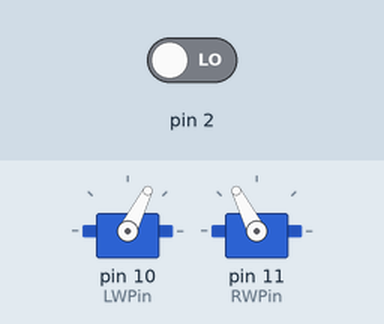
A sketch run on a simulated Arduino Uno, built with avr-gcc and run on an emulated ATmega328P. On the bench: 2 × servo. Inputs (shaded band) come from the test bench; at power-on: pin 2 LOW.

Above: at 1.2 s.
1.3 s: pin 2 driven HIGH
At 2.3 s:
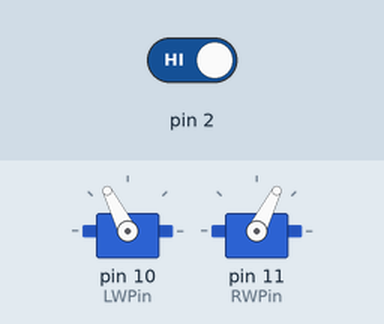
Timing chart, 0 to 5.5 s (numbered marks = the images above; inputs shaded):
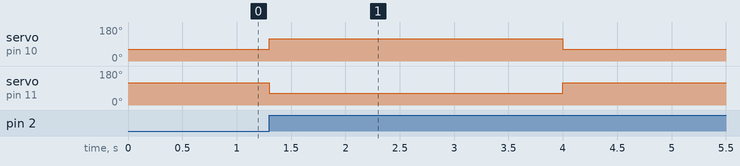

The sketch:

Bumper-Bot.ino
```cpp
// This code is based on a program called "Sweep"
// by BARRAGAN <http://barraganstudio.com>
// (which is an example placed in the public domain found under the example menu of the Arduino IDE)
// and we also utilize the Servo.h Library

//Creative commons license for my modifications
//
//I created additional functions created for handling continuous-rotation-servos as motors
//Forward, Backward, RotateLeft, RotateRight, Stop, and attachServo
//by gskielian  < http://www.kielian.net/Main >
// additional mods by @chessmanlo for addition of hardware interrupts


double ForwardSpeed = 30.0;
double RotateSpeed = 30.0;
double BackwardSpeed = 30.0;

#include <Servo.h>


Servo LeftWheel;  // create servo object to control a servo
Servo RightWheel;  // create servo object to control a servo

// Note: a maximum of eight servo objects can be created

int LWPin = 10; //set the pin number for your left servo-motors (just change the number if not pin 9)
int RWPin = 11; //right-wheel control pin


void setup()
{
  attachInterrupt(0,state1,RISING);
  LeftWheel.attach( LWPin );  //  Connects LeftWheel to the pin LWPin
  RightWheel.attach( RWPin );  // Connects another wheel to be controlled by the pin RWPin

}


void loop()
{
     Forward(4); // Full steam ahead!
  /*   Backward(4);
     RotateLeft(2);
     RotateRight(2);
     Stop(3);
     */
}

void state1 ()
{
Backward (0.1);

}


void Forward(double seconds)
{
    double speed = ForwardSpeed;

     attachServos(); //in case we disconnected them

     //The CRS thinks it is always at 90 degrees
     //if you tell it to go to 180 degrees it will go really fast clock-wise
     //0 degrees really quickly counterclockwise
     // 95 really slowly clockwise

    double leftspeed = (-speed/100.0*90.0 + 90) ;
    double rightspeed = (speed/100.0*90.0 + 90) ;  // translates it to servo-speak (servo input is from 0-180)

    LeftWheel.write( (int) leftspeed);
    RightWheel.write((int) rightspeed); // Right wheel is backwards

   //delay wants an integer number of milliseconds, we turn seconds to milliseconds
   //then we turn the result into an int
   delay((int) (seconds*1000));
}


void Backward ( double seconds)
{
    double speed = BackwardSpeed;

    attachServos(); //in case we disconnected them

    double leftspeed = (speed/100.0*90.0 + 90) ;
    double rightspeed = (-speed/100.0*90.0 + 90) ;  // translates it to servo-speak (servo input is from 0-180)

    LeftWheel.write( (int) leftspeed);
    RightWheel.write((int) rightspeed);

    delay((int) (seconds*1000));
}


void RotateLeft (double seconds)
{
    double speed = RotateSpeed;

    attachServos(); //in case we disconnected them

    double leftspeed = (speed/100.0*90.0 + 90) ;  // translates it to servo-speak (servo input is from 0-180)
    double rightspeed = (speed/100.0*90.0 + 90) ;  // translates it to servo-speak (servo input is from 0-180)

    LeftWheel.write((int) leftspeed);
    RightWheel.write((int) rightspeed);
    delay((int) (seconds*1000));
}

void RotateRight (double seconds)
{
    double speed = RotateSpeed;

    attachServos(); //in case we disconnected them

    double leftspeed =  (-speed/100.0*90.0 + 90) ;  // translates it to servo-speak (servo input is from 0-180)
    double rightspeed =  (-speed/100.0*90.0 + 90) ;  // translates it to servo-speak (servo input is from 0-180)

    LeftWheel.write((int) leftspeed);
    RightWheel.write((int) rightspeed);

    delay((int) (seconds*1000));
}


void Stop( double seconds)
{
  LeftWheel.detach();  //to stop the motors, we have the Arduino stop sending signals entirely
  RightWheel.detach();

  delay((int) (seconds*1000));
}


void attachServos()
{
   LeftWheel.attach(LWPin);
   RightWheel.attach(RWPin);
}
```

Measured:
- after the input at 1.3 s, servo on pin 10 (LWPin): 63° → 117° at once, → 63° 2.7 s later; servo on pin 11 (RWPin): 117° → 63° at once, → 117° 2.7 s later
